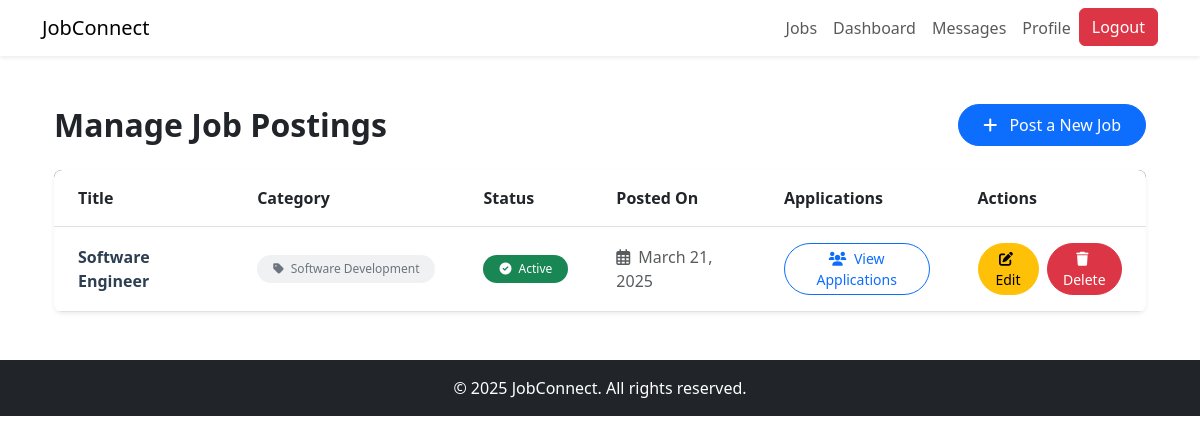
Page /manage/jobs/ (signed in) on the committed database.
### jobs/models.py (models this page shows, shortened)
class JobPosting(models.Model):
    JOB_TYPE_CHOICES = (
        ('full_time', 'Full Time'),
        ('part_time', 'Part Time'),
        ('contract', 'Contract'),
        ('internship', 'Internship'),
        ('remote', 'Remote'),
    )
    EXPERIENCE_LEVEL_CHOICES = (
        ('entry', 'Entry Level'),
        ('mid', 'Mid Level'),
        ('senior', 'Senior Level'),
        ('executive', 'Executive Level'),
    )
    employer = models.ForeignKey(EmployerProfile, on_delete=models.CASCADE, related_name='job_postings')
    title = models.CharField(max_length=100)
    category = models.ForeignKey(JobCategory, on_delete=models.SET_NULL, null=True, related_name='jobs')
    description = models.TextField()
    requirements = models.TextField()
    responsibilities = models.TextField()
    job_type = models.CharField(max_length=20, choices=JOB_TYPE_CHOICES)
    experience_level = models.CharField(max_length=20, choices=EXPERIENCE_LEVEL_CHOICES)
    location = models.CharField(max_length=100)
    salary_min = models.PositiveIntegerField(null=True, blank=True)
    salary_max = models.PositiveIntegerField(null=True, blank=True)
    is_remote = models.BooleanField(default=False)
    application_deadline = models.DateField()
    is_active = models.BooleanField(default=True)
    created_at = models.DateTimeField(auto_now_add=True)
    updated_at = models.DateTimeField(auto_now=True)

class JobCategory(models.Model):
    name = models.CharField(max_length=100)
    description = models.TextField(blank=True)
    class Meta:
        verbose_name_plural = "Job Categories"

### jobs/views.py (the view)
# urls.py: path('manage/jobs/', views.manage_jobs, name='manage_jobs'),
@login_required
def manage_jobs(request):
    if not hasattr(request.user, 'employer_profile'):
        messages.error(request, "Only employers can manage job postings.")
        return redirect('home')
    jobs = JobPosting.objects.filter(
        employer=request.user.employer_profile
    ).order_by('-created_at')
    return render(request, 'manage_jobs.html', {'jobs': jobs})

### jobs/templates/manage_jobs.html (shortened to what this page needs)
{% extends 'base.html' %}
{% block content %}
<div class="container my-5">
    <div class="d-flex justify-content-between align-items-center mb-4">
        <h2 class="fw-bold mb-0">Manage Job Postings</h2>
        <a href="{% url 'post_job' %}" class="btn btn-primary rounded-pill px-4 py-2">
            <i class="fas fa-plus me-2"></i> Post a New Job
        </a>
    </div>
    {% if jobs %}
        <div class="card border-0 shadow-sm rounded-3 overflow-hidden">
            <div class="table-responsive">
                <table class="table table-hover mb-0">
                    <thead class="bg-dark text-white">
                        <tr>
                            <th class="py-3 px-4">Title</th>
                            <th class="py-3 px-4">Category</th>
                            <th class="py-3 px-4">Status</th>
                            <th class="py-3 px-4">Posted On</th>
                            <th class="py-3 px-4">Applications</th>
                            <th class="py-3 px-4">Actions</th>
                        </tr>
                    </thead>
                    <tbody>
                        {% for job in jobs %}
                            <tr class="align-middle">
                                <td class="py-3 px-4">
                                    <a href="{% url 'job_detail' job.id %}" class="fw-bold text-decoration-none job-title-link">
                                        {{ job.title }}
                                    </a>
                                </td>
                                <td class="py-3 px-4">
                                    <span class="badge bg-secondary bg-opacity-10 text-secondary rounded-pill px-3 py-2">
                                        <i class="fas fa-tag me-1"></i> {{ job.category.name }}
                                    </span>
                                </td>
                                <td class="py-3 px-4">
                                    {% if job.is_active %}
                                        <span class="badge bg-success rounded-pill px-3 py-2">
                                            <i class="fas fa-check-circle me-1"></i> Active
                                        </span>
                                    {% else %}
                                        <span class="badge bg-danger rounded-pill px-3 py-2">
                                            <i class="fas fa-times-circle me-1"></i> Inactive
                                        </span>
                                    {% endif %}
                                </td>
                                <td class="py-3 px-4">
                                    <span class="text-muted">
                                        <i class="far fa-calendar-alt me-2"></i>{{ job.created_at|date:"F j, Y" }}
                                    </span>
                                </td>
                                <td class="py-3 px-4">
                                    <a href="{% url 'manage_applications' job.id %}" class="btn btn-sm btn-outline-primary rounded-pill">
                                        <i class="fas fa-users me-1"></i> View Applications
                                    </a>
                                </td>
                                <td class="py-3 px-4">
                                    <div class="d-flex gap-2">
                                        <a href="{% url 'edit_job' job.id %}" class="btn btn-sm btn-warning rounded-pill">
                                            <i class="fas fa-edit me-1"></i> Edit
                                        </a>
                                        <button type="button" class="btn btn-sm btn-danger rounded-pill"
                                               data-bs-toggle="modal" data-bs-target="#deleteModal{{ job.id }}">
                                            <i class="fas fa-trash me-1"></i> Delete
                                        </button>
                                    </div>
                                </td>
                            </tr>
                        {% endfor %}
                    </tbody>
                </table>
            </div>
        </div>
    {% endif %}
</div>
{% endblock %}

### jobs/templates/manage_jobs.html (style rules this page uses)
.job-title-link { color: #2c3e50; transition: color 0.2s ease; }
.table th, .table td { vertical-align: middle; }
.badge { font-weight: 500; }

### rows in the picture
JobPosting: title "Software Engineer", category.name "Software Development", is_active True (drawn), created_at "March 21, 2025"
